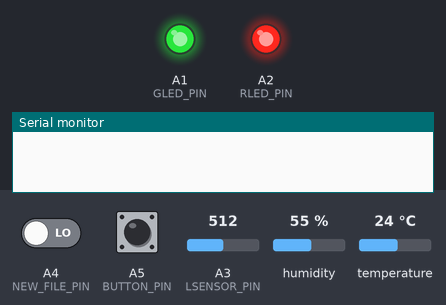
A sketch run on a simulated Teensy 3. On the bench: output pins drawn as LEDs (lit = HIGH), the last lines printed to the serial monitor. The test bench sets the inputs (shaded band); at power-on: A5 (BUTTON_PIN) HIGH, A3 (LSENSOR_PIN) = 512, A4 (NEW_FILE_PIN) LOW, humidity 55 %, temperature 24 °C. The local clock reads 2024-03-15 10:24:30 at power-on unless the sketch sets it; storage starts empty.

Above: at 0.1 s.
At 1.5 s:
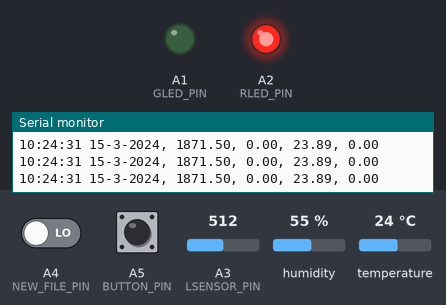
1.6 s: A5 (BUTTON_PIN) pulled LOW for 0.15 s
Timing chart, 0 to 4.6 s (numbered marks = the images above; inputs shaded):
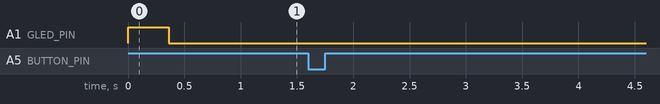

The sketch:

main.ino
```cpp
#include <SD.h>
#include <SPI.h>
#include <TimeLib.h>
#include <Bounce2.h>

#include "DHT.h"

// Pins
#define BUTTON_PIN 19
#define NEW_FILE_PIN 18
#define LSENSOR_PIN A3
#define DHTPIN 21
#define RLED_PIN 16
#define GLED_PIN 15
#define CHIP_SELECT 10

// Constants
#define SAMPLE_PERIOD_MIN 1
#define SAMPLES_PER_STORED_VAL 60
#define LUX_ERROR -1
// Computed Constants
#define SAMPLE_PERIOD_MS SAMPLE_PERIOD_MIN * 60 * 1000
// Light sensor lookup table function
// Define a maximum value that is the size of the lookup table - 1 (in this case 726-1=725)
#define maxOSEPPValue 725

// Define a lookup table that corresponds to the Sekonic Light Meter readings we took
float luxVal[maxOSEPPValue + 1] = {
  0,0.27578,0.56198,0.85857,1.1655,1.4827,1.8102,2.1478,2.4957,2.8536,3.2216,3.5996,3.9875,
  4.3854,4.7932,5.2108,5.6382,6.0753,6.5221,6.9786,7.4447,7.9203,8.4054,8.9,9.404,9.9174,
  10.44,10.972,11.513,12.064,12.623,13.192,13.769,14.356,14.952,15.556,16.17,16.792,17.423,
  18.063,18.711,19.368,20.034,20.708,21.39,22.081,22.781,23.489,24.205,24.929,25.662,26.403,
  27.152,27.909,28.674,29.447,30.228,31.017,31.813,32.618,33.43,34.25,35.078,35.913,36.756,
  37.606,38.464,39.329,40.202,41.082,41.969,42.864,43.765,44.674,45.59,46.513,47.443,48.38,
  49.324,50.275,51.233,52.198,53.169,54.147,55.131,56.122,57.12,58.124,59.135,60.152,61.176,
  62.206,63.242,64.284,65.333,66.387,67.448,68.515,69.588,70.667,71.751,72.842,73.938,75.04,
  76.148,77.262,78.381,79.506,80.636,81.772,82.913,84.06,85.212,86.369,87.532,88.7,89.873,
  91.051,92.234,93.423,94.616,95.814,97.017,98.225,99.438,100.66,101.88,103.1,104.34,105.57,
  106.81,108.06,109.31,110.56,111.82,113.08,114.35,115.62,116.9,118.17,119.46,120.75,122.04,
  123.33,124.63,125.93,127.24,128.55,129.87,131.18,132.51,133.83,135.16,136.49,137.83,139.17,
  140.51,141.85,143.2,144.55,145.91,147.27,148.63,149.99,151.36,152.73,154.1,155.48,156.86,
  158.24,159.62,161.01,162.4,163.79,165.18,166.58,167.98,169.38,170.79,172.19,173.6,175.01,
  176.42,177.84,179.25,180.67,182.09,183.52,184.94,186.37,187.79,189.22,190.66,192.09,193.52,
  194.96,196.4,197.84,199.28,200.72,202.16,203.61,205.05,206.5,207.95,209.39,210.84,212.3,
  213.75,215.2,216.66,218.13,219.61,221.11,222.62,224.14,225.67,227.21,228.77,230.34,231.92,
  233.52,235.12,236.75,238.38,240.02,241.68,243.36,245.04,246.74,248.45,250.17,251.91,253.66,
  255.43,257.21,259,260.8,262.62,264.45,266.3,268.16,270.03,271.92,273.82,275.74,277.67,279.62,
  281.57,283.55,285.53,287.54,289.55,291.58,293.63,295.69,297.76,299.85,301.96,304.08,306.21,
  308.36,310.53,312.71,314.9,317.11,319.34,321.58,323.83,326.11,328.39,330.7,333.02,335.35,
  337.7,340.07,342.45,344.85,347.26,349.69,352.14,354.6,357.08,359.58,362.09,364.62,367.16,
  369.72,372.3,374.9,377.51,380.14,382.78,385.45,388.13,390.82,393.54,396.27,399.01,401.78,
  404.56,407.36,410.18,413.02,415.87,418.74,421.63,424.53,427.46,430.4,433.37,436.38,439.44,
  442.53,445.67,448.85,452.07,455.32,458.62,461.96,465.34,468.76,472.21,475.71,479.25,482.82,
  486.44,490.09,493.78,497.51,501.27,505.08,508.92,512.8,516.72,520.67,524.66,528.69,532.76,
  536.86,540.99,545.17,549.38,553.62,557.9,562.22,566.57,570.96,575.38,579.83,584.32,588.85,
  593.4,598,602.62,607.28,611.97,616.7,621.46,626.25,631.08,635.93,640.82,645.74,650.7,655.68,
  660.7,665.75,670.83,675.94,681.08,686.25,691.45,696.68,701.95,707.24,712.56,717.91,723.29,
  728.7,734.14,739.61,745.11,750.63,756.19,761.77,767.38,773.02,778.68,784.38,790.1,795.85,
  801.62,807.42,813.25,819.1,824.98,830.89,836.82,842.78,848.76,854.77,860.8,866.87,872.99,
  879.16,885.38,891.65,897.97,904.33,910.75,917.22,923.75,930.32,936.94,943.62,950.35,957.13,
  963.96,970.84,977.78,984.77,991.81,998.91,1006.1,1013.3,1020.5,1027.8,1035.2,1042.6,1050.1,
  1057.6,1065.2,1072.8,1080.5,1088.3,1096.1,1104,1111.9,1119.9,1127.9,1136,1144.1,1152.3,1160.6,
  1168.9,1177.3,1185.7,1194.2,1202.8,1211.4,1220.1,1228.8,1237.6,1246.4,1255.3,1264.3,1273.3,
  1282.4,1291.6,1300.8,1310.1,1319.4,1328.8,1338.2,1347.8,1357.3,1367,1376.7,1386.5,1396.3,
  1406.2,1416.2,1426.2,1436.3,1446.4,1456.6,1466.9,1477.3,1487.7,1498.1,1508.7,1519.3,1530,
  1540.7,1551.5,1562.4,1573.3,1584.3,1595.4,1606.5,1617.7,1629,1640.3,1651.7,1663.2,1674.7,
  1686.4,1698,1709.8,1721.6,1733.5,1745.5,1757.6,1769.8,1782.2,1794.6,1807.1,1819.8,1832.5,
  1845.4,1858.4,1871.5,1884.7,1898,1911.4,1925,1938.6,1952.4,1966.3,1980.4,1994.5,2008.8,
  2023.2,2037.7,2052.3,2067.1,2082,2097,2112.1,2127.4,2142.8,2158.4,2174,2189.8,2205.8,2221.9,
  2238.1,2254.4,2270.9,2287.5,2304.3,2321.2,2338.2,2355.4,2372.8,2390.2,2407.9,2425.6,2443.5,
  2461.6,2479.8,2498.2,2516.7,2535.4,2554.2,2573.2,2592.3,2611.6,2631,2650.6,2670.4,2690.3,
  2710.4,2730.6,2751,2771.6,2792.3,2813.2,2834.2,2855.5,2876.9,2898.4,2920.2,2942.1,2964.1,
  2986.4,3008.8,3031.4,3054.2,3077.1,3100.3,3123.6,3147.1,3170.7,3194.6,3218.6,3242.8,3267.2,
  3291.8,3316.5,3341.5,3366.6,3392,3417.5,3443.2,3469.1,3495.3,3521.7,3548.3,3575.3,3602.4,
  3629.9,3657.6,3685.7,3714,3742.6,3771.6,3800.8,3830.4,3860.3,3890.6,3921.2,3952.2,3983.5,
  4015.2,4047.3,4079.8,4112.7,4146,4179.7,4213.8,4248.3,4283.3,4318.7,4354.6,4390.9,4427.6,
  4464.9,4502.6,4540.8,4579.5,4618.8,4658.5,4698.7,4739.5,4780.8,4822.6,4865,4907.9,4951.4,
  4995.5,5040.1,5085.3,5131.1,5177.6,5224.6,5272.2,5320.5,5369.4,5418.9,5469.1,5519.9,5571.4,
  5623.5,5676.4,5729.9,5784.1,5839,5894.6,5950.9,6007.9,6065.7,6124.2,6183.5,6243.5,6304.2,
  6365.7,6428,6491.1,6555,6619.6,6685.1,6751.4,6818.5,6886.4,6956.8,7031.2,7109.5,7191.7,7277.6,
  7367.3,7460.6,7557.4,7657.7,7761.3,7868.3,7978.5,8091.8,8208.2,8327.6,8449.9,8575,8702.9,
  8833.4,8966.5,9102.2,9240.3,9380.7,9523.4,9668.3,9815.3,9964.4,10115,10268,10423,10579,10737,
  10897,11058,11221,11384,11550,11716,11883,12051,12221,12391,12562,12733,12905,13078,13251,
  13425,13599,13773
};

// Instantiate a Bounce object for the buttons
Bounce dButton = Bounce();
Bounce eButton = Bounce();
DHT dht(DHTPIN, DHT11);

// Create a timer object that measures elapsed time in ms
elapsedMillis timer = 0;
// character array to store the current filename
String filename;
// Create a buffer so we can compute things over
float luxBuffer[SAMPLES_PER_STORED_VAL];
float heatBuffer[SAMPLES_PER_STORED_VAL];
int sampleIndex = 0;

/***********************************************************************************************
 *
 * Setup
 *
 ***********************************************************************************************/

void setup() {
  // Start the Serial Port so we can send messages back and forth
  Serial.begin(115200); // USB is always 12 Mbit/sec on TEENSY - it's SPECIAL

  // Define our analog input pin formally for Light Sensor
  pinMode(LSENSOR_PIN,INPUT);
  // Define our Output pins formally for both the LEDs
  pinMode(RLED_PIN,OUTPUT);
  pinMode(GLED_PIN,OUTPUT);
  // Buttons need inputs w/ PULLUP resistors
  pinMode(BUTTON_PIN,INPUT_PULLUP);
  // They are common anode LEDs, so we need to set it LOW to turn it ON, HIGH to turn it OFF
  digitalWrite(RLED_PIN,HIGH);
  digitalWrite(GLED_PIN,HIGH);
  // After setting up the button, setup the Bounce instance:
  dButton.attach(BUTTON_PIN);
  dButton.interval(5); // debounce interval in ms
  eButton.attach(NEW_FILE_PIN);
  eButton.interval(5); // debounce interval in ms

  delay(100);

  // Initialize the SD Card
  Serial.print("Initializing SD card... ");
  // See if the card is present and can be initialized
  if (!SD.begin(CHIP_SELECT)) {
    throwError("Card failed, or not present");
  }
  Serial.println("card initialized.");

  // Initialize DHT Sensor
  Serial.print("Initializing DHT temperature sensor... ");
  dht.begin();
  // Check if any reads failed and exit early (to try again).
  if (isnan(dht.readHumidity())) {
    throwError("Failed to read from DHT sensor!");
  }
  Serial.println("DHT initialized.");

  delay(100);

  // Set the Time library to use Teensy 3.0's RTC to keep time
  setSyncProvider(getTeensy3Time);
  delay(100);
  if (timeStatus()!= timeSet) {
    throwError("Unable to sync with the RTC");
  } else {
    Serial.println("RTC has set the system time");
  }

  // Define the current datalog file to write to
  startNewLog();

  // Turn Green LED on to indicate things are set up!
  digitalWrite(GLED_PIN,LOW);
}


/***********************************************************************************************
 *
 * Loop
 *
 ***********************************************************************************************/

void loop() {
  // Update so we know if the state of the button has changed:
  dButton.update();
  eButton.update();

  // If more than SAMPLE_PERIOD_MS has passed, measure new sensors values
  if(timer % SAMPLE_PERIOD_MS == 0){
    int lightReading = analogRead(LSENSOR_PIN);
    float temp = dht.readTemperature();
    float humidity = dht.readHumidity();
    float heat = dht.computeHeatIndex(temp, humidity, false);
    // Store values in a buffer so they can be computed on later
    luxBuffer[sampleIndex] = calcLux(lightReading);
    heatBuffer[sampleIndex] = heat;
    // Reset timer variable, increment buffer index
    timer = 0;
    sampleIndex++;
  }
  // If we've gathered enough samples, aggregate and store
  if(sampleIndex >= SAMPLES_PER_STORED_VAL){
    // Calculate mean & standard deviation for heat index & light
    float lux = mean(luxBuffer, SAMPLES_PER_STORED_VAL);
    float luxSD = stDev(luxBuffer, SAMPLES_PER_STORED_VAL);
    float heat = mean(heatBuffer, SAMPLES_PER_STORED_VAL);
    float heatSD = stDev(heatBuffer, SAMPLES_PER_STORED_VAL);
    // Save those values to the SD card
    writeDataToSD(lux, luxSD, heat, heatSD);
    sampleIndex = 0;
  }

  // If the BUTTON_PIN has been grounded (i.e. we pressed the button)
  // then the value of dButton.fell() will be TRUE = 1
  // and we'll write the current Data Log file to the Serial Port
  if(dButton.fell()){
    printSDtoSerialPort();
  }
  // If the NEW_LINE_PIN has been grounded (i.e. we pressed the button)
  // then the value of eButton.fell() will be TRUE = 1
  // and we'll start a new file
  if(dButton.fell()){
    startNewLog();
  }
}


/***********************************************************************************************
 *
 * Helper Functions
 *
 ***********************************************************************************************/

// A function to read the ambient light sensor and print a lux value to the Serial Port
float calcLux(int reading) {
  if(reading <= maxOSEPPValue){
    return luxVal[reading];
  } else {
    // If the index exceeds the calibrated values we recorded then print the error value.
    return LUX_ERROR;
  }
}

// Helper function for calculating the mean of an array
float mean(float values[], int size) {
  float sum = 0;
  for (int i = 0; i < size; i ++) {
    sum += values[i];
  }
  return sum / float(size);
}

// Helper function for calculating the standard deviation of an array
float stDev(float values[], int size) {
  float avg = mean(values, size);
  float sum = 0;

  for(int i = 0; i < size; i++) {
    sum += pow((avg - values[i]), 2);
  }
  return sqrt(sum / float(size - 1));
}

// Writes the time and parameters to the SD Card
void writeDataToSD(float lux, float luxSD, float heat, float heatSD) {
  // make a string for assembling the data to log:
  String dataString = "";

  // Make a string with the given values
  dataString += getTimeStamp();
  dataString += ", ";
  dataString += String(lux);
  dataString += ", ";
  dataString += String(luxSD);
  dataString += ", ";
  dataString += String(heat);
  dataString += ", ";
  dataString += String(heatSD);

  writeToSD(dataString);
}

// This is a self defined function to read the datalog file
// on the SD Card and print it to the Serial Port
void printSDtoSerialPort() {
  File dataFile = SD.open(filename.c_str());

  // if the file is available, write it to the Serial Port:
  Serial.println();
  Serial.println(filename);
  Serial.println("Data Log Output from SD:");
  if (dataFile) {
    while (dataFile.available()) {
      Serial.write(dataFile.read());
    }
    dataFile.close();
    Serial.println("End of File");
    Serial.println();
  }  // if the file isn't open, pop up an error:
  else {
    throwError("error opening datalog");
  }
  delay(1000);
}

// Function to create a new datalog filename
void startNewLog() {
  // make a string for assembling the data to log:
  String dataString = "";

  // Make a string with the
  dataString += String(hour());
  dataString += "_";
  dataString += formatDigits(minute());
  dataString += "_";
  dataString += formatDigits(second());
  dataString += ".csv";
  filename = dataString;
  Serial.println("New file log:");
  Serial.println(filename);
  Serial.println();

  // write the headers of log
  File dataFile = SD.open(filename.c_str());
  writeToSD("Time, Light (Lux), Light STD, Heat Index (C), Heat Index STD");
}

void writeToSD(String line) {
  // open the file. Note the .c_str() converts from String to character array
  File dataFile = SD.open(filename.c_str(), FILE_WRITE);

  // if the file is available, write to it:
  if (dataFile) {
    dataFile.println(line);
    dataFile.close();
    Serial.println(line); // print to the serial port too
  } else {
    // if the file isn't open, pop up an error
    throwError("error opening datalog file - write");
  }
}

// Utility function to get the current time as a string
String getTimeStamp() {
  String timestamp = "";
  timestamp += String(hour());
  timestamp += ":";
  timestamp += formatDigits(minute());
  timestamp += ":";
  timestamp += formatDigits(second());
  timestamp += " ";
  timestamp += String(day());
  timestamp += "-";
  timestamp += String(month());
  timestamp += "-";
  timestamp += String(year());
  return timestamp;
}

// Utility function for digital clock display: Prints leading 0's
String formatDigits(int digits){
  String digitString = "";
  if(digits < 10){
    digitString += '0';
  }
  digitString += String(digits);
  return digitString;
}

// Function to use the Real Time Clock
time_t getTeensy3Time() {
  return Teensy3Clock.get();
}

// Display Error and quit
void throwError(String message) {
  Serial.print("\nERROR: ");
  Serial.println(message);
  Serial.println("\nEND OF PROGRAM");
  // We're using the RED LED as an error message
  digitalWrite(RLED_PIN, LOW);
  digitalWrite(GLED_PIN, HIGH);
  delay(100);
  digitalWrite(RLED_PIN, HIGH);
  delay(100);
  digitalWrite(RLED_PIN, LOW);
  exit(0);
}
```
